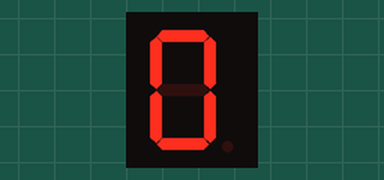
The sketch below on a simulated Arduino Uno, built with avr-gcc and run on an emulated ATmega328P. Parts: 1-digit seven-segment display. Wiring (inferred from the names in the program): 1-digit 7-segment display, segments lit when HIGH: segments pin 2, pin 3, pin 4, pin 5, pin 6, pin 7, pin 8. The segment pins are drawn as the display they are named for.

Above: at 0.1 s.
At 3.1 s:
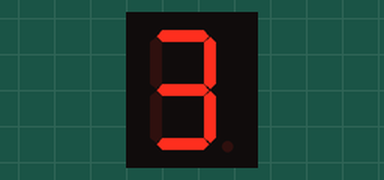
At 7.1 s:
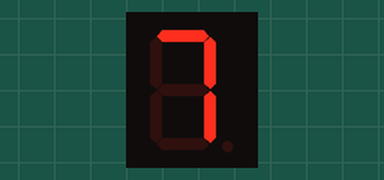
At 14.1 s:
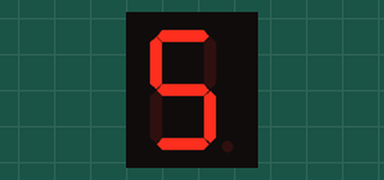
At 21.1 s:
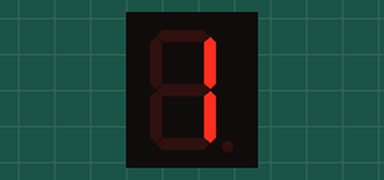
At 29.1 s:
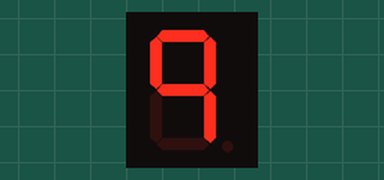

The sketch:

7_segment_display.ino
```cpp
int a=2;
int b=3;
int c=4;
int d=5;
int e=6;
int f=7;
int g=8;

void zero()
{
  // display 0
digitalWrite(a, HIGH);
digitalWrite(b, HIGH);
digitalWrite(c, HIGH);
digitalWrite(d, HIGH);
digitalWrite(e, HIGH);
digitalWrite(f, HIGH);
digitalWrite(g, LOW);
}
void one()
{
  // display 1
digitalWrite(a, LOW);
digitalWrite(b, HIGH);
digitalWrite(c, HIGH);
digitalWrite(d, LOW);
digitalWrite(e, LOW);
digitalWrite(f, LOW);
digitalWrite(g, LOW);
}
void two()
{
  // display 2
digitalWrite(a, HIGH);
digitalWrite(b, HIGH);
digitalWrite(c, LOW);
digitalWrite(d, HIGH);
digitalWrite(e, HIGH);
digitalWrite(f, LOW);
digitalWrite(g, HIGH);
}
void three()
{
  // display 3
digitalWrite(a, HIGH);
digitalWrite(b, HIGH);
digitalWrite(c, HIGH);
digitalWrite(d, HIGH);
digitalWrite(e, LOW);
digitalWrite(f, LOW);
digitalWrite(g, HIGH);
}
void four()
{
  // display 4
digitalWrite(a, LOW);
digitalWrite(b, HIGH);
digitalWrite(c, HIGH);
digitalWrite(d, LOW);
digitalWrite(e, LOW);
digitalWrite(f, HIGH);
digitalWrite(g, HIGH);
}
void five()
{
  // display 5
digitalWrite(a, HIGH);
digitalWrite(b, LOW);
digitalWrite(c, HIGH);
digitalWrite(d, HIGH);
digitalWrite(e, LOW);
digitalWrite(f, HIGH);
digitalWrite(g, HIGH);
}
void six()
{
  // display 6
digitalWrite(a, HIGH);
digitalWrite(b, LOW);
digitalWrite(c, HIGH);
digitalWrite(d, HIGH);
digitalWrite(e, HIGH);
digitalWrite(f, HIGH);
digitalWrite(g, HIGH);
}
void seven()
{
  // diplay 7
digitalWrite(a, HIGH);
digitalWrite(b, HIGH);
digitalWrite(c, HIGH);
digitalWrite(d, LOW);
digitalWrite(e, LOW);
digitalWrite(f, LOW);
digitalWrite(g, LOW);
}
void eight()
{
  // display 8
digitalWrite(a, HIGH);
digitalWrite(b, HIGH);
digitalWrite(c, HIGH);
digitalWrite(d, HIGH);
digitalWrite(e, HIGH);
digitalWrite(f, HIGH);
digitalWrite(g, HIGH);
}
void nine()
{
  // display 9
digitalWrite(a, HIGH);
digitalWrite(b, HIGH);
digitalWrite(c, HIGH);
digitalWrite(d, LOW);
digitalWrite(e, LOW);
digitalWrite(f, HIGH);
digitalWrite(g, HIGH);

}


void setup()
{
pinMode(a, OUTPUT);
pinMode(b, OUTPUT);
pinMode(c, OUTPUT);
pinMode(d, OUTPUT);
pinMode(e, OUTPUT);
pinMode(f, OUTPUT);
pinMode(g, OUTPUT);
}

void loop()
{
  zero();
  delay(1000);

  one();
  delay(1000);

  two();
  delay(1000);

  three();
  delay(1000);

  four();
  delay(1000);

  five();
  delay(1000);

  six();
  delay(1000);

  seven();
  delay(1000);

  eight();
  delay(1000);

  nine();
  delay(1000);

 // reverse loop
  nine();
  delay(1000);

  eight();
  delay(1000);

  seven();
  delay(1000);

  six();
  delay(1000);

  five();
  delay(1000);

  four();
  delay(1000);

  three();
  delay(1000);

  two();
  delay(1000);

  one();
  delay(1000);

  zero();
  delay(1000);
}
```

Measured:
- what the display in image 1 shows lasts 1.0 s, from 3.0 s to 4.0 s
- what the display in image 5 shows lasts 2.0 s, from 29.0 s to 31.0 s
